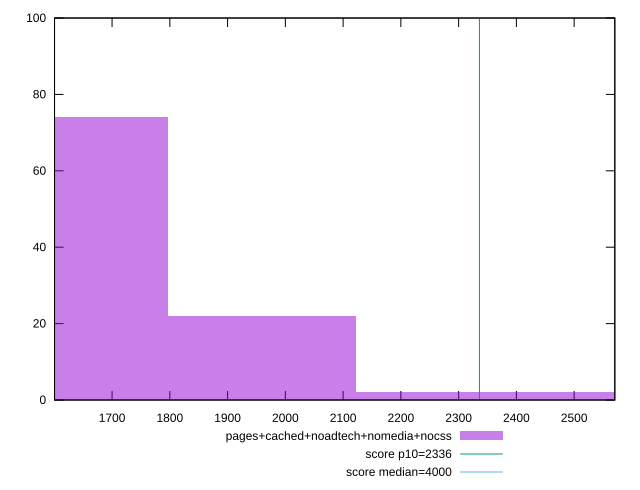

Recreate this plot in gnuplot.
reset

$pagesCachedNoadtechNomediaNocss <<EOF
2612.457511000984 2
1632.7859443756151 74
1959.343133250738 22
2285.9003221258613 2
EOF

set key outside below
set boxwidth 326.557188875123
set xrange [1600.4009999999998:2570.3999999999996]
set yrange [0:100]
set trange [0:100]
set style fill transparent solid 0.5 noborder

set parametric
set terminal svg size 640, 490 enhanced background rgb 'white'
set output "report_00015_2021-02-09T16-11-33.973Z/first-meaningful-paint/comparison/histogram/4_vs_5.svg"

plot $pagesCachedNoadtechNomediaNocss title "pages+cached+noadtech+nomedia+nocss" with boxes, \
     2336,t title "score p10=2336", \
     4000,t title "score median=4000"

reset
